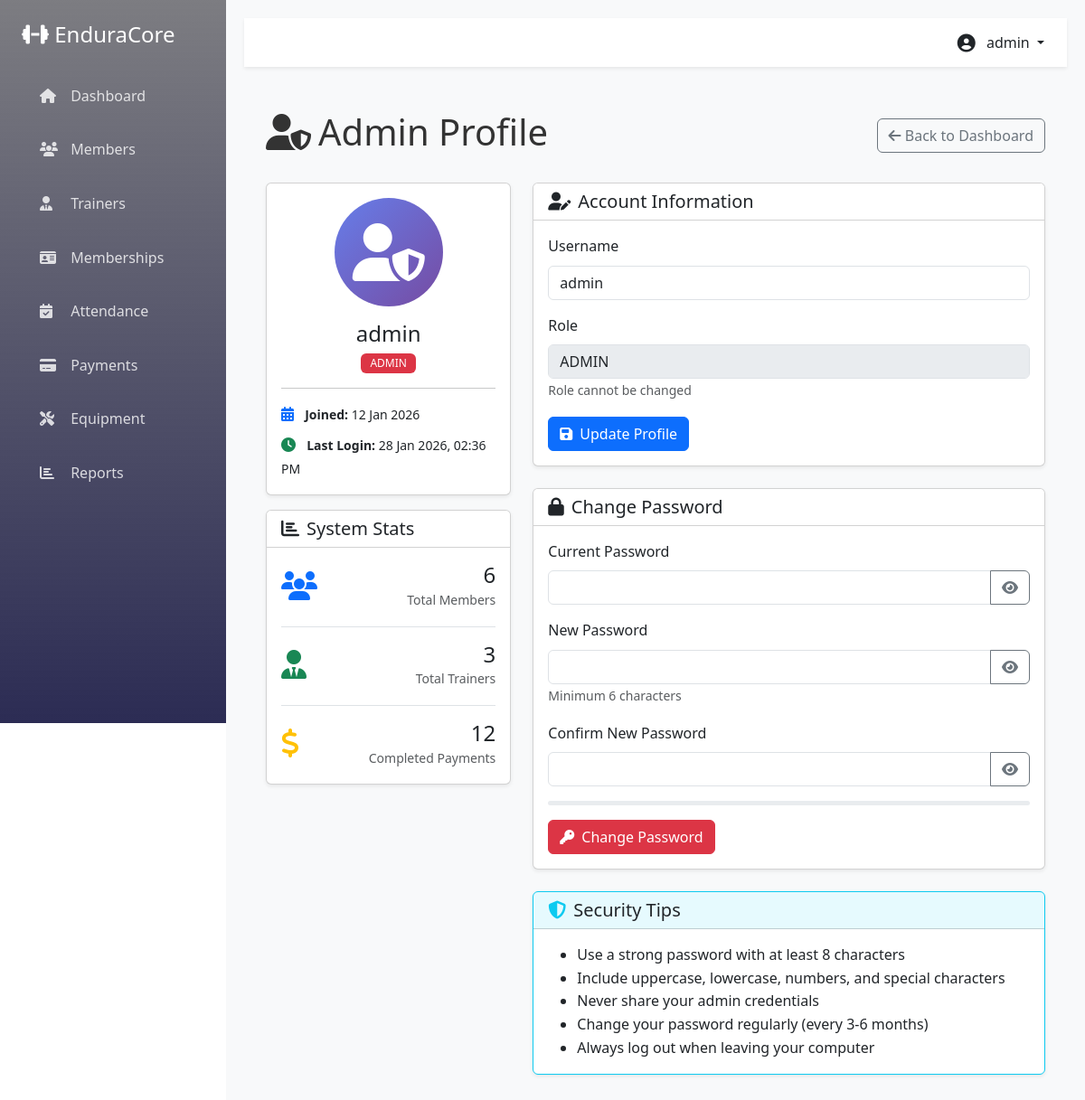
Screenshot of /admin/profile.php (signed in) with the database file from the repository.
### tables this page shows
CREATE TABLE `account` (
  `account_id` int(11) NOT NULL,
  `username` varchar(50) NOT NULL,
  `password` varchar(255) NOT NULL,
  `role` enum('ADMIN','TRAINER','MEMBER') NOT NULL,
  `created_on` datetime DEFAULT current_timestamp(),
  `last_login` datetime DEFAULT NULL
);

### admin/profile.php (the view, shortened to what this page needs)
<?php
require_once '../config/db_config.php';
if (!isset($_SESSION['account_id'])) {
    if (isset($_SESSION['user_id'])) {
        $account_id = $_SESSION['user_id'];
    } elseif (isset($_SESSION['id'])) {
        $account_id = $_SESSION['id'];
    } else {
        die("Session expired. Please <a href='../auth/login.php'>login again</a>.");
    }
} else {
    $account_id = $_SESSION['account_id'];
}
$stmt = $conn->prepare("SELECT username, role, created_on, last_login FROM ACCOUNT WHERE account_id = ?");
$stmt->bind_param("i", $account_id);
$stmt->execute();
$account = $stmt->get_result()->fetch_assoc();
$total_members = $conn->query("SELECT COUNT(*) as count FROM MEMBER")->fetch_assoc()['count'];
$total_trainers = $conn->query("SELECT COUNT(*) as count FROM TRAINER")->fetch_assoc()['count'];
$total_payments = $conn->query("SELECT COUNT(*) as count FROM PAYMENT WHERE payment_status = 'Paid'")->fetch_assoc()['count'];
?>
<!DOCTYPE html>
<html lang="en">
<head>
    <link href="https://cdn.jsdelivr.net/npm/bootstrap@5.3.0/dist/css/bootstrap.min.css" rel="stylesheet">
    <link rel="stylesheet" href="https://cdnjs.cloudflare.com/ajax/libs/font-awesome/6.4.0/css/all.min.css">
    <link rel="stylesheet" href="../css/style.css">
</head>
<body>
<div class="d-flex">
    <?php include '../partials/sidebar.php'; ?>
    <div class="main-content flex-grow-1">
        <?php include '../partials/header.php'; ?>
        <div class="container-fluid p-4">
            <div class="d-flex justify-content-between align-items-center mb-4">
                <h1><i class="fas fa-user-shield me-2"></i>Admin Profile</h1>
                <a href="dashboard.php" class="btn btn-outline-secondary">
                    <i class="fas fa-arrow-left"></i> Back to Dashboard
                </a>
            </div>
            <div class="row">
                <div class="col-md-4 mb-4">
                    <div class="card shadow-sm">
                        <div class="card-body text-center">
                            <div class="mb-3">
                                <div class="avatar-circle mx-auto mb-3" style="width: 120px; height: 120px; background: linear-gradient(135deg, #667eea, #764ba2); border-radius: 50%; display: flex; align-items: center; justify-content: center;">
                                    <i class="fas fa-user-shield fa-4x text-white"></i>
                                </div>
                            </div>
                            <h4 class="mb-1"><?= htmlspecialchars($account['username'] ?? 'Admin') ?></h4>
                            <p class="text-muted mb-3">
                                <span class="badge bg-danger"><?= $account['role'] ?? 'ADMIN' ?></span>
                            </p>
                            <hr>
                            <div class="text-start">
                                <p class="mb-2">
                                    <i class="fas fa-calendar-alt text-primary me-2"></i>
                                    <small><strong>Joined:</strong> <?= $account['created_on'] ? date('d M Y', strtotime($account['created_on'])) : 'N/A' ?></small>
                                </p>
                                <p class="mb-0">
                                    <i class="fas fa-clock text-success me-2"></i>
                                    <small><strong>Last Login:</strong> <?= $account['last_login'] ? date('d M Y, h:i A', strtotime($account['last_login'])) : 'Never' ?></small>
                                </p>
                            </div>
                        </div>
                    </div>
                    <div class="card shadow-sm mt-3">
                        <div class="card-header bg-white">
                            <h5 class="mb-0"><i class="fas fa-chart-bar me-2"></i>System Stats</h5>
                        </div>
                        <div class="card-body">
                            <div class="d-flex justify-content-between align-items-center mb-3 pb-3 border-bottom">
                                <div>
                                    <i class="fas fa-users fa-2x text-primary"></i>
                                </div>
                                <div class="text-end">
                                    <h4 class="mb-0"><?= $total_members ?></h4>
                                    <small class="text-muted">Total Members</small>
                                </div>
                            </div>
                            <div class="d-flex justify-content-between align-items-center mb-3 pb-3 border-bottom">
                                <div>
                                    <i class="fas fa-user-tie fa-2x text-success"></i>
                                </div>
                                <div class="text-end">
                                    <h4 class="mb-0"><?= $total_trainers ?></h4>
                                    <small class="text-muted">Total Trainers</small>
                                </div>
                            </div>
                            <div class="d-flex justify-content-between align-items-center">
                                <div>
                                    <i class="fas fa-dollar-sign fa-2x text-warning"></i>
                                </div>
                                <div class="text-end">
                                    <h4 class="mb-0"><?= $total_payments ?></h4>
                                    <small class="text-muted">Completed Payments</small>
                                </div>
                            </div>
                        </div>
                    </div>
                </div>
                <div class="col-md-8">
                    <div class="card shadow-sm mb-4">
                        <div class="card-header bg-white">
                            <h5 class="mb-0"><i class="fas fa-user-edit me-2"></i>Account Information</h5>
                        </div>
                        <div class="card-body">
                            <form method="POST">
                                <div class="mb-3">
                                    <label for="username" class="form-label">Username</label>
                                    <input type="text" class="form-control" id="username" name="username"
                                           value="<?= htmlspecialchars($account['username'] ?? '') ?>" required>
                                </div>
                                <div class="mb-3">
                                    <label for="role" class="form-label">Role</label>
                                    <input type="text" class="form-control" id="role"
                                           value="<?= $account['role'] ?? 'ADMIN' ?>" disabled>
                                    <small class="text-muted">Role cannot be changed</small>
                                </div>
                                <button type="submit" name="update_profile" class="btn btn-primary">
                                    <i class="fas fa-save me-2"></i>Update Profile
                                </button>
                            </form>
                        </div>
                    </div>
                    <div class="card shadow-sm">
                        <div class="card-header bg-white">
                            <h5 class="mb-0"><i class="fas fa-lock me-2"></i>Change Password</h5>
                        </div>
                        <div class="card-body">
                            <form method="POST" id="passwordForm">
                                <div class="mb-3">
                                    <label for="current_password" class="form-label">Current Password</label>
                                    <div class="input-group">
                                        <input type="password" class="form-control" id="current_password"
                                               name="current_password" required>
                                        <button class="btn btn-outline-secondary" type="button"
                                                onclick="togglePassword('current_password')">
                                            <i class="fas fa-eye"></i>
                                        </button>
                                    </div>
                                </div>
                                <div class="mb-3">
                                    <label for="new_password" class="form-label">New Password</label>
                                    <div class="input-group">
                                        <input type="password" class="form-control" id="new_password"
                                               name="new_password" required minlength="6">
                                        <button class="btn btn-outline-secondary" type="button"
                                                onclick="togglePassword('new_password')">
                                            <i class="fas fa-eye"></i>
                                        </button>
                                    </div>
                                    <small class="text-muted">Minimum 6 characters</small>
                                </div>
                                <div class="mb-3">
                                    <label for="confirm_password" class="form-label">Confirm New Password</label>
                                    <div class="input-group">
                                        <input type="password" class="form-control" id="confirm_password"
                                               name="confirm_password" required minlength="6">
                                        <button class="btn btn-outline-secondary" type="button"
                                                onclick="togglePassword('confirm_password')">
                                            <i class="fas fa-eye"></i>
                                        </button>
                                    </div>
                                </div>
                                <div class="mb-3">
                                    <div class="progress" style="height: 5px;">
                                    </div>
                                </div>
                                <button type="submit" name="change_password" class="btn btn-danger">
                                    <i class="fas fa-key me-2"></i>Change Password
                                </button>
                            </form>
                        </div>
                    </div>
                    <div class="card shadow-sm mt-4 border-info">
                        <div class="card-header bg-info bg-opacity-10">
                            <h5 class="mb-0"><i class="fas fa-shield-alt text-info me-2"></i>Security Tips</h5>
                        </div>
                        <div class="card-body">
                            <ul class="mb-0">
                                <li>Use a strong password with at least 8 characters</li>
                                <li>Include uppercase, lowercase, numbers, and special characters</li>
                                <li>Never share your admin credentials</li>
                                <li>Change your password regularly (every 3-6 months)</li>
                                <li>Always log out when leaving your computer</li>
                            </ul>
                        </div>
                    </div>
                </div>
            </div>
        </div>
    </div>
</div>
</body>
</html>

### css/style.css (style rules this page uses)
:root { --primary-color: #667eea; --secondary-color: #764ba2; --success-color: #28a745; --danger-color: #dc3545; --warning-color: #ffc107; --info-color: #1722b8; --dark-color: #0c0c1589; --light-color: #f8f9fa; }
* { margin: 0; padding: 0; box-sizing: border-box; }
body { font-family: 'Segoe UI', Tahoma, Geneva, Verdana, sans-serif; line-height: 1.6; color: #333; }
.card { transition: transform 0.3s ease, box-shadow 0.3s ease; }
.main-content { margin-left: 250px; padding: 20px; background: #f8f9fa; min-height: 100vh; }
.badge { padding: 5px 10px; font-weight: 500; }
.progress { height: 25px; border-radius: 15px; }

### rows the page displays
account: username "admin", role "ADMIN", created_on "12 Jan 2026", last_login "28 Jan 2026, 02:36 PM"

### other values shown
$_SESSION['username'] "admin"
$total_members "6"
$total_trainers "3"
$total_payments "12"
